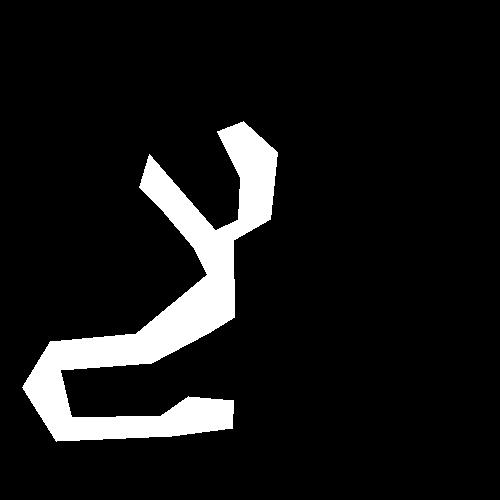
#> input picture test/selection/file18.jpg, 500 x 500 px
$ python EDF1.py
#> lines starting #> are read from the running program, lines starting #| are printed output that depends on the picture; after the words box and inside, x2 and y2 are one past the last pixel; in counts of white or black regions, pixels touching at a corner belong together; long printed decimals are rounded
from skimage.morphology import medial_axis
from skimage import io
import numpy as np
from scipy.spatial import distance_matrix
import heapq
import matplotlib.pyplot as plt
from PIL import Image
import cv2
from scipy.spatial import cKDTree
from collections import defaultdict


image = Image.open('selection/file18.jpg').convert('L') #greyscale
image = np.array(image)
_, binary_image = cv2.threshold(image, 128, 255, cv2.THRESH_BINARY)
#> binary_image: shape (500, 500); 9% white; 1 white region, box (x1, y1, x2, y2) and area: (22, 121, 278, 442) 22479

# calculate media axis and distance transform
skeleton, distance = medial_axis(binary_image, return_distance=True)
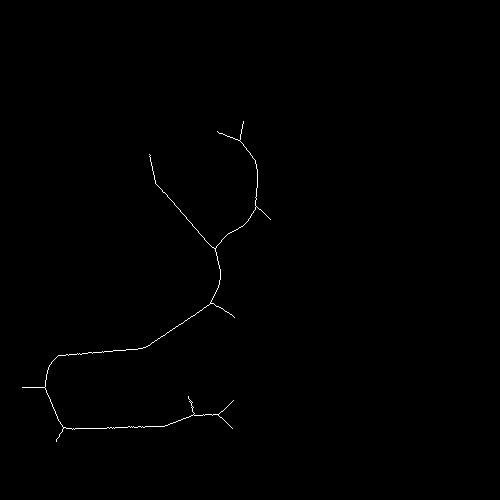
#> skeleton: shape (500, 500) bool; 0.33% white in thin lines or dots, all inside (x1, y1, x2, y2) = (22, 121, 271, 442)
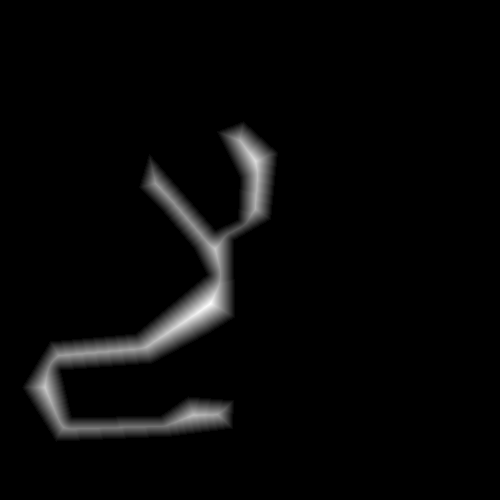
#> distance: shape (500, 500) float64; min 0, max 24.76, mean 0.7; drawn with min black and max white
radius_function = distance * skeleton
fig, axes = plt.subplots(1, 4, figsize=(20, 5))
axes[0].imshow(image, cmap="gray")
axes[0].set_title("Original Shape")

axes[1].imshow(skeleton, cmap="gray")
axes[1].set_title("Medial Axis (Skeleton)")

axes[2].imshow(distance, cmap="viridis")
axes[2].set_title("Distance Transform")

axes[3].imshow(radius_function, cmap="viridis")
axes[3].set_title("Radius Function (MAT)")

plt.show()
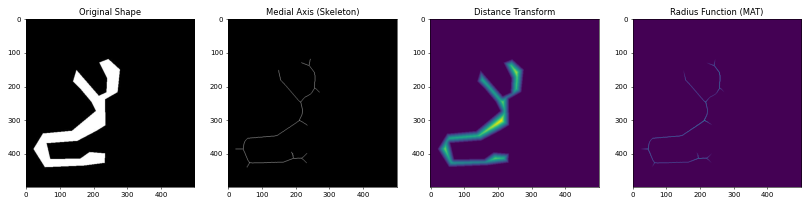
#> figure drawn by matplotlib, 4 panels

skeleton_coords = np.column_stack(np.nonzero(skeleton))
#> skeleton_coords = 813 pairs, first value 121 to 441, second value 22 to 270
skeleton_distances = distance[skeleton]
#> skeleton_distances = 813 values, max 24.76 at index 322, min 1 at index 0, mean 13.79

# construct KD tree
tree = cKDTree(skeleton_coords)

# neighborhood radius
neighbor_radius = np.sqrt(2)

# search neighborhood node
pairs = tree.query_pairs(neighbor_radius)
#> pairs = 819 items
edges = [(i, j, np.linalg.norm(skeleton_coords[i] - skeleton_coords[j])) for i, j in pairs]
#> edges = 819 items, first 6: (55, 57, 1.41), (266, 268, 1.41), (347, 351, 1.41), (147, 149, 1.41), (679, 684, 1.41), (536, 537, 1)

# initialize neighborhood list
adjacency_list = defaultdict(list)
for i, j, weight in edges:
    adjacency_list[i].append((j, weight))
    adjacency_list[j].append((i, weight))
#> this loop made 819 passes

# find degree 1 node
endpoints = [i for i, neighbors in adjacency_list.items() if len(neighbors) == 1]
#> endpoints = [55, 10, 530, 201, 366, 571, 812, 797, 562, 0]

# initialize EDF value
num_points = len(skeleton_coords)
#> num_points = 813
edf_values = np.full(num_points, np.inf)
for idx in endpoints:
    edf_values[idx] = skeleton_distances[idx]
#> this loop made 10 passes
#> idx on passes 1 to 10: 55, 10, 530, 201, 366, 571, 812, 797, 562, 0

# construct priority list
priority_queue = [(edf_values[i], i) for i in endpoints]
#> priority_queue = [(1, 55), (1, 10), (1, 530), (1, 201), (1, 366), (1, 571), (1, 812), (1, 797), (1, 562), (1, 0)]
heapq.heapify(priority_queue)

# grass fire
while priority_queue:
    current_value, current_idx = heapq.heappop(priority_queue)

    # if current value > edf valuse, means its be logged
    if current_value > edf_values[current_idx]:
        continue

    # update neighborhood node
    for neighbor_idx, weight in adjacency_list[current_idx]:
        new_value = edf_values[current_idx] + weight
        if new_value < edf_values[neighbor_idx]:
            edf_values[neighbor_idx] = new_value
            heapq.heappush(priority_queue, (new_value, neighbor_idx))
#> this loop made 814 passes
#> after the loop, edf_values = 813 values, max 134 at index 443, min 1 at index 0, mean 49.8

edf_image = np.zeros_like(binary_image, dtype=float)

for i, (x, y) in enumerate(skeleton_coords):
    edf_image[x, y] = edf_values[i]
#> this loop made 813 passes
#> (x, y) on passes 1 to 3: (121, 243), (122, 243), (123, 243)


import matplotlib.pyplot as plt
plt.imshow(edf_image, cmap='viridis')
plt.colorbar(label='EDF Value')
plt.show()
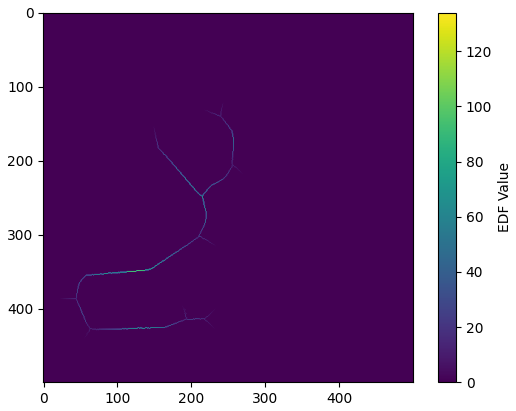
#> figure drawn by matplotlib, 2 panels

#complexity_entropy_distance
total_distance = np.sum(skeleton_distances)
#> total_distance = 11211.5
probabilities_distance = skeleton_distances / total_distance
#> probabilities_distance = 813 values, max 0.00221 at index 322, min 8.92e-05 at index 0, mean 0.00123
entropy_distance = -np.sum(probabilities_distance * np.log(probabilities_distance))
#> entropy_distance = 6.63
print(f"Distance_complexity:{entropy_distance}")
#| Distance_complexity:6.627

#complexity_entropy_EDF
total_EDF = np.sum(edf_values)
#> total_EDF = 40485.9
probabilities_EDF = edf_values / total_EDF
#> probabilities_EDF = 813 values, max 0.00331 at index 443, min 2.47e-05 at index 0, mean 0.00123
entropy_EDF = -np.sum(probabilities_EDF * np.log(probabilities_EDF))
#> entropy_EDF = 6.47
print(f"EDF_complexity:{entropy_EDF}")
#| EDF_complexity:6.475

$ run again, with test/selection/file0.jpg copied over test/selection/file18.jpg
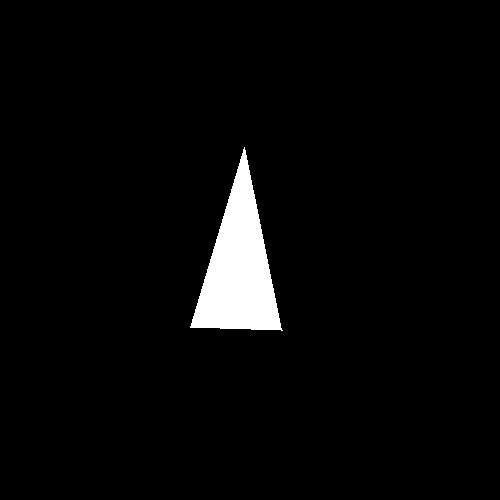
#> input picture test/selection/file0.jpg, 500 x 500 px
#> binary_image: shape (500, 500); 3.4% white; 1 white region, box (x1, y1, x2, y2) and area: (190, 147, 283, 331) 8447
#> `skeleton, distance = medial_axis(binary_image, return_distance=True)`:
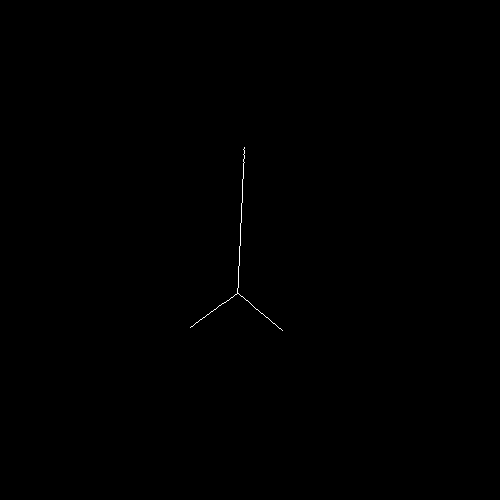
#> skeleton: shape (500, 500) bool; 0.1% white in thin lines or dots, all inside (x1, y1, x2, y2) = (190, 147, 283, 331)
#> skeleton_coords = 239 pairs, first value 147 to 330, second value 190 to 282
#> skeleton_distances = 239 values, max 35.74 at index 146, min 1 at index 0, mean 17.99
#> pairs = 239 items
#> edges = 239 items, first 6: (72, 73, 1), (163, 164, 1), (67, 68, 1), (44, 45, 1), (99, 100, 1), (190, 193, 1.41)
#> the loop `for i, j, weight in edges:` made 239 passes
#> endpoints = [233, 238, 0]
#> num_points = 239
#> the loop `for idx in endpoints:` made 3 passes
#> idx on passes 1 to 3: 233, 238, 0
#> priority_queue = [(1, 233), (1, 238), (1, 0)]
#> the loop `while priority_queue:` made 239 passes
#> after the loop `while priority_queue:`: edf_values = 239 values, max 106.6 at index 101, min 1 at index 0, mean 50.89
#> the loop `for i, (x, y) in enumerate(skeleton_coords):` made 239 passes
#> y on passes 1 to 3: 244, 244, 243
#> `plt.show()`:
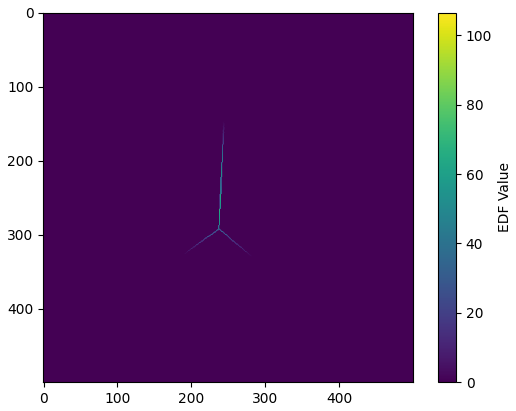
#> figure drawn by matplotlib, 2 panels
#> total_distance = 4298.6
#> probabilities_distance = 239 values, max 0.00831 at index 146, min 0.000233 at index 0, mean 0.00418
#> entropy_distance = 5.29
#| Distance_complexity:5.290
#> total_EDF = 12163.8
#> probabilities_EDF = 239 values, max 0.00876 at index 101, min 8.22e-05 at index 0, mean 0.00418
#> entropy_EDF = 5.28
#| EDF_complexity:5.280

$ run again, with test/selection/file1.jpg copied over test/selection/file18.jpg
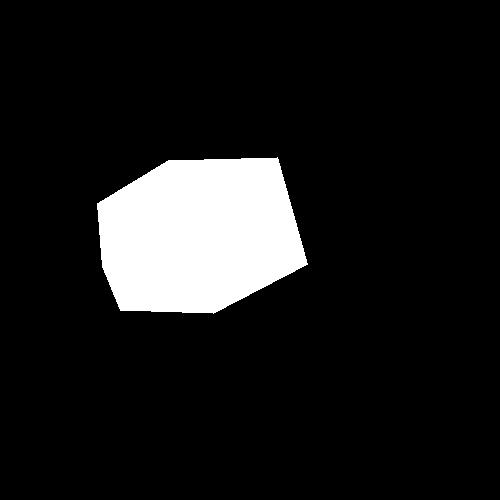
#> input picture test/selection/file1.jpg, 500 x 500 px
#> binary_image: shape (500, 500); 10.4% white; 1 white region, box (x1, y1, x2, y2) and area: (97, 157, 308, 314) 26123
#> `skeleton, distance = medial_axis(binary_image, return_distance=True)`:
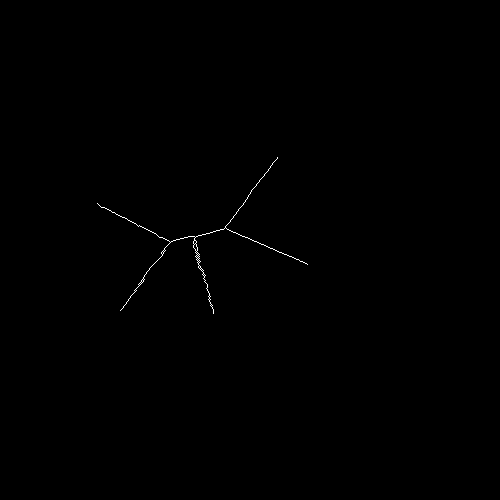
#> skeleton: shape (500, 500) bool; 0.19% white in thin lines or dots, all inside (x1, y1, x2, y2) = (97, 157, 308, 314)
#> skeleton_coords = 469 pairs, first value 157 to 313, second value 97 to 307
#> skeleton_distances = 469 values, max 77 at index 182, min 1 at index 0, mean 41.23
#> pairs = 501 items
#> edges = 501 items, first 6: (226, 232, 1.41), (347, 351, 1.41), (285, 290, 1.41), (358, 360, 1.41), (147, 158, 1.41), (159, 160, 1)
#> the loop `for i, j, weight in edges:` made 501 passes
#> endpoints = [356, 46, 468, 464, 0]
#> num_points = 469
#> the loop `for idx in endpoints:` made 5 passes
#> idx on passes 1 to 5: 356, 46, 468, 464, 0
#> priority_queue = [(1, 356), (1, 46), (1, 468), (1, 464), (1, 0)]
#> the loop `while priority_queue:` made 469 passes
#> after the loop `while priority_queue:`: edf_values = 469 values, max 112 at index 157, min 1 at index 0, mean 55.23
#> the loop `for i, (x, y) in enumerate(skeleton_coords):` made 469 passes
#> (x, y) on passes 1 to 3: (157, 277), (158, 277), (159, 276)
#> `plt.show()`:
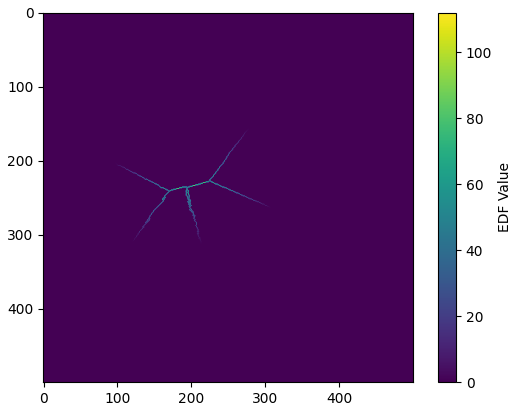
#> figure drawn by matplotlib, 2 panels
#> total_distance = 19337.6
#> probabilities_distance = 469 values, max 0.00398 at index 182, min 5.17e-05 at index 0, mean 0.00213
#> entropy_distance = 5.97
#| Distance_complexity:5.973
#> total_EDF = 25902.7
#> probabilities_EDF = 469 values, max 0.00432 at index 157, min 3.86e-05 at index 0, mean 0.00213
#> entropy_EDF = 5.97
#| EDF_complexity:5.970
